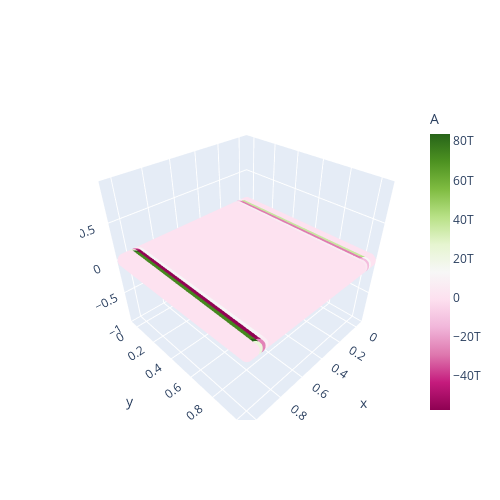

The notebook cell this image was saved under:
### Code cell
result.plot_species("A", -1, deterministic=True)

### Figure 1 — Plotly figure (JSON) as saved in the notebook; plotly's stock layout.template omitted (floating-point values rounded to 4 significant figures; data arrays with more than 128 entries replaced by an {"elided": "..."} marker saying what was removed)
{"data": [{"marker": {"color": {"elided": "3136 float values"}, "colorbar": {"thickness": 20, "title": {"text": "A"}}, "size": 5}, "mode": "markers", "name": "A", "type": "scatter3d", "x": {"elided": "3136 float values"}, "y": {"elided": "3136 float values"}, "z": {"elided": "3136 int values"}}], "layout": {"height": 500, "scene": {"aspectmode": "data"}, "width": 500}}
